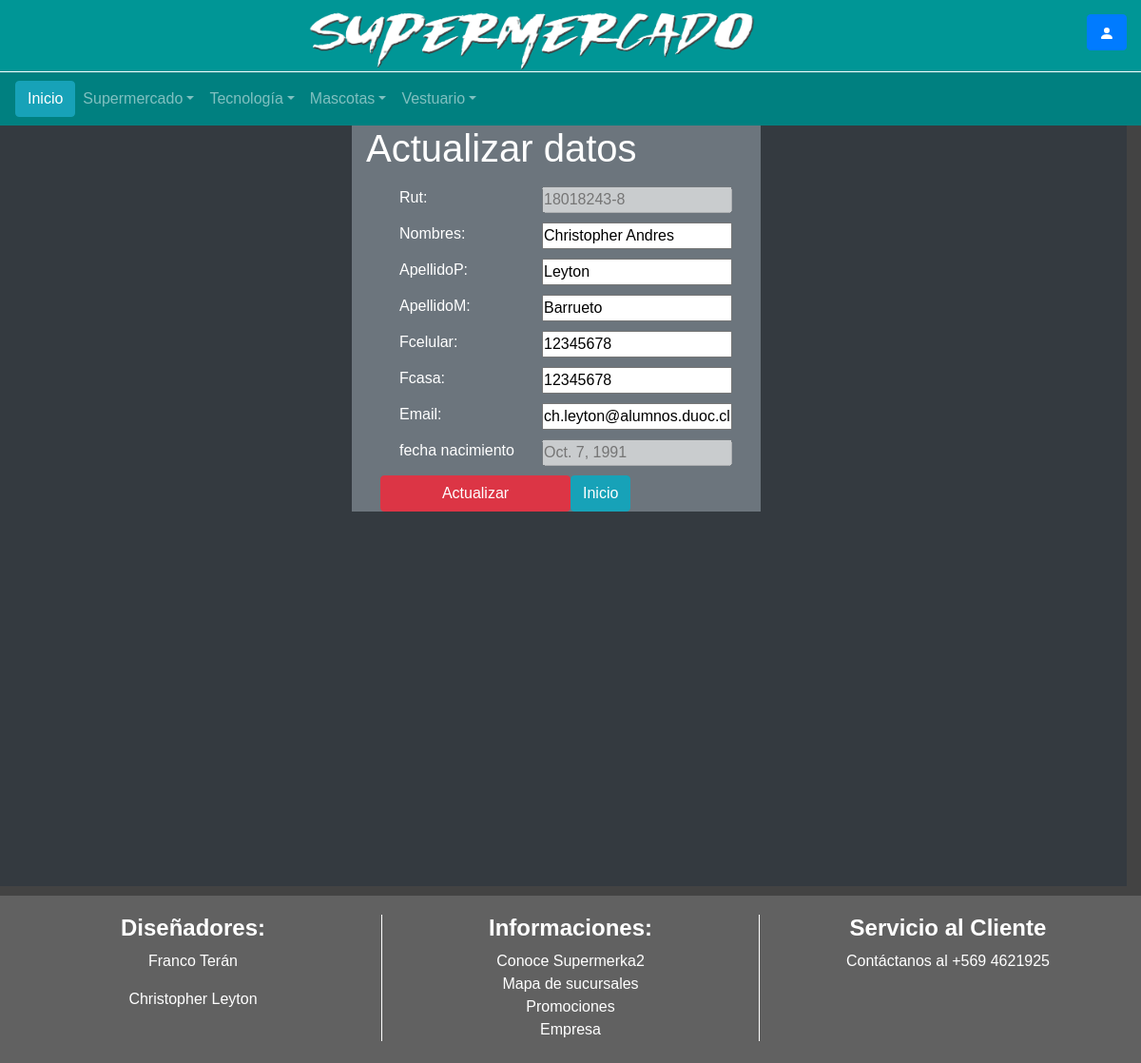
The app's page /supermercado/cliente/18018243/update/ with its own data.
### supermercado/models.py (models this page shows, shortened)
class Cliente(models.Model):
	rut = models.CharField(max_length=11, null=False, primary_key=True)
	dv = models.CharField(max_length=1,null=False)
	nombres = models.CharField(max_length=50, null=False)
	apellidoP = models.CharField(max_length=20, null=False)
	apellidoM = models.CharField(max_length=20, null=False)
	fcelular = models.BigIntegerField( null=False)
	fcasa = models.BigIntegerField( null=False)
	fecha_nacimiento= models.DateField(null=False)
	email= models.EmailField(max_length=50,default='compras@super.cl',unique=True)

### supermercado/views.py (the view)
# urls.py: path('cliente/<int:pk>/update/', views.ClienteUpdate.as_view(), name='cliente_update'),
class ClienteUpdate(UpdateView):
    model = Cliente
    fields = ['nombres','apellidoP', 'apellidoM', 'fcelular', 'fcasa','email']
    template_name_suffix = '_update_form'

### supermercado/templates/supermercado/cliente_update_form.html
{% extends "base_generic.html" %}
{% block content %}
<div class="row justify-content-center col-12 bg-dark vh-100">
    <div >
        <div   class=" col-md-12  text-white bg-secondary ">
        <form method="post">{% csrf_token %}
                <h1> Actualizar datos</h1>
                <div class="container">
                    <label>Rut:</label> <input placeholder="{{cliente.rut}}-{{cliente.dv}}" disabled="true">
                    {{ form.as_p }}
                    <label>fecha nacimiento</label>
                    <input placeholder="{{cliente.fecha_nacimiento}}" disabled="true">
                </div>
                <div class="container">
                    <input type="submit" class="btn btn-danger" value="Actualizar">
                    <a href="{% url 'cliente-detail' pk=cliente.pk%}" class="btn btn-info"> Inicio </a>
                </div>
        </form>
        </div>
    </div>
</div>
{%endblock%}

### records on screen
Cliente: rut "18018243-8", nombres "Christopher Andres", apellidoP "Leyton", apellidoM "Barrueto", fcelular "12345678", fcasa "12345678", email "ch.leyton@alumnos.duoc.cl", fecha_nacimiento "Oct. 7, 1991"
